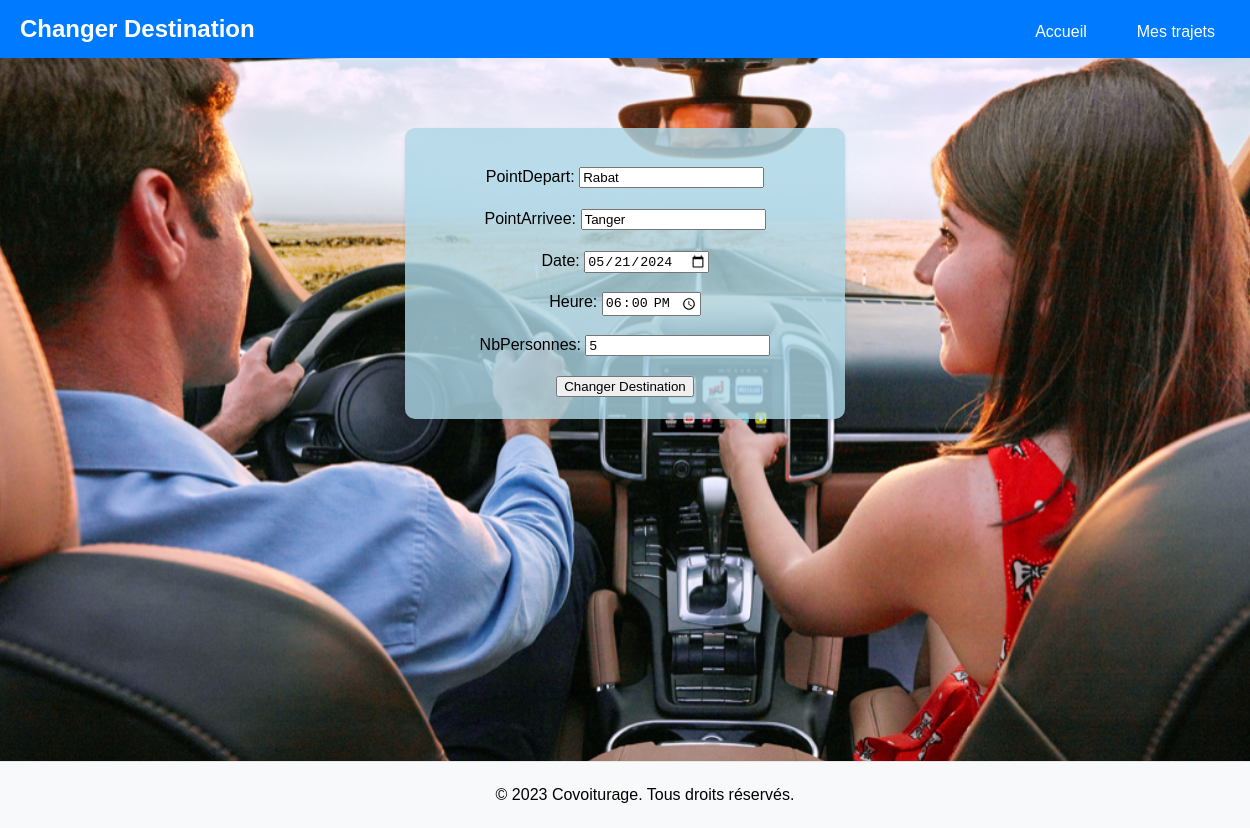
The page /trajet/changer_destination/2/ (signed in) on the database as committed earlier.
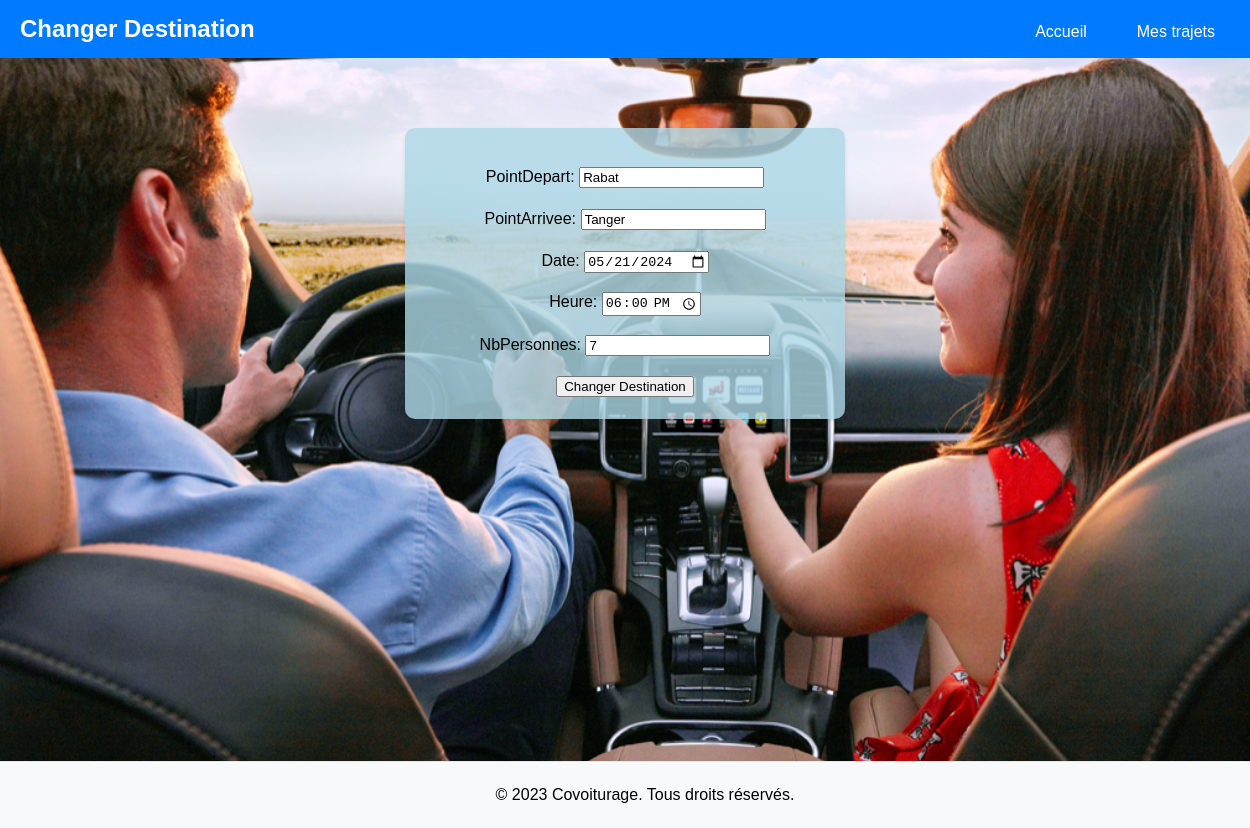
The same page on the database as committed later.
### trajet/models.py (models this page shows, shortened)
class Trajet(models.Model):
    pointDepart = models.CharField(max_length=100)
    pointArrivee = models.CharField(max_length=100)
    date = models.DateField()
    heure = models.TimeField()
    nbPersonnes = models.IntegerField(default=0)
    IDClientConducteur = models.ForeignKey(Client, on_delete=models.CASCADE, related_name='trajets_conducteur')
    passagers = models.ManyToManyField(Client, related_name='trajets_passager', blank=True)

### trajet/views.py (the view)
# urls.py: path('changer_destination/<int:trajet_id>/', views.changer_destination, name='changer_destination'),
def changer_destination(request, trajet_id):
    trajet = get_object_or_404(Trajet, id=trajet_id)
    client_id = request.session.get('client_id')
    if not client_id or trajet.IDClientConducteur.id != client_id:
        return redirect('home')
    if request.method == 'POST':
        form = TrajetForm(request.POST, instance=trajet)
        if form.is_valid():
            form.save()
            messages.success(request, "La destination du trajet a été modifiée avec succès.")
            return redirect('mes_trajets')
    else:
        form = TrajetForm(instance=trajet)
    return render(request, 'trajet/changer_destination.html', {'form': form, 'trajet': trajet})

### trajet/forms.py (shortened to what this page needs)
class TrajetForm(forms.ModelForm):
    date = forms.DateField(widget=forms.DateInput(attrs={'type': 'date'}))
    heure = forms.TimeField(widget=forms.TimeInput(attrs={'type': 'time'}))
    class Meta:
        model = Trajet
        fields = ['pointDepart', 'pointArrivee', 'date', 'heure', 'nbPersonnes']

### trajet/templates/trajet/changer_destination.html (shortened to what this page needs)
{% load static %}
<!DOCTYPE html>
<html lang="en">
<head>
    <link rel="stylesheet" href="{% static 'Client/css/forms.css' %}">
</head>
<body>
    <header>
        <div class="container">
            <div class="logo">
                <h1>Changer Destination</h1>
            </div>
            <nav>
                <ul>
                    <li><a href="{% url 'home' %}">Accueil</a></li>
                    <li><a href="{% url 'mes_trajets' %}">Mes trajets</a></li>
                </ul>
            </nav>
        </div>
    </header>
    <div class="main-content">
        <form method="post">
            {{ form.as_p }}
            <button type="submit">Changer Destination</button>
        </form>
    </div>
    <footer>
        <p>© 2023 Covoiturage. Tous droits réservés.</p>
    </footer>
</body>
</html>

Rows that differ between the two databases and show on the page:
changed Trajet "Rabat": nbPersonnes "5" → "7"
